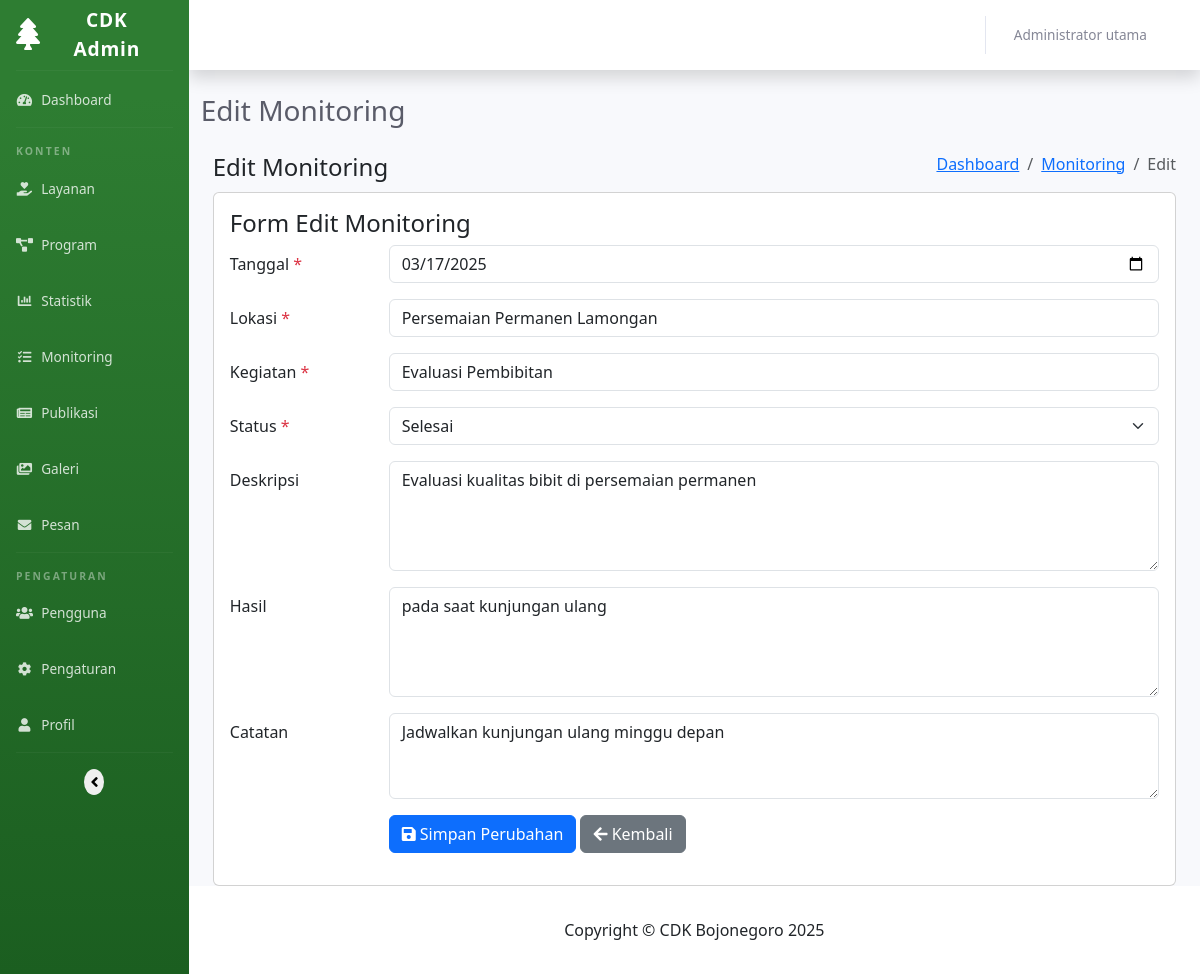
Screenshot of /admin/modules/monitoring/edit.php?id=3 (signed in) with the database file from the repository.
### tables this page shows
CREATE TABLE `users`  (
  `id` int(0) NOT NULL AUTO_INCREMENT,
  `username` varchar(50) NOT NULL,
  `password` varchar(255) NOT NULL,
  `name` varchar(100) NOT NULL,
  `email` varchar(100) NOT NULL,
  `role` enum('admin','editor') NOT NULL,
  `last_login` datetime(0) NULL DEFAULT NULL,
  `created_at` timestamp(0) NULL DEFAULT CURRENT_TIMESTAMP(0),
  `updated_at` timestamp(0) NULL DEFAULT CURRENT_TIMESTAMP(0) ON UPDATE CURRENT_TIMESTAMP(0),
  PRIMARY KEY (`id`) USING BTREE,
  UNIQUE INDEX `username`(`username`) USING BTREE
);

CREATE TABLE `monitoring`  (
  `id` int(0) NOT NULL AUTO_INCREMENT,
  `date` date NOT NULL,
  `location` varchar(255) NOT NULL,
  `activity` varchar(255) NOT NULL,
  `status` enum('pending','in_progress','completed','cancelled') NOT NULL DEFAULT 'pending',
  `description` text NULL,
  `result` text NULL,
  `notes` text NULL,
  `created_by` int(0) NULL DEFAULT NULL,
  `created_at` timestamp(0) NULL DEFAULT CURRENT_TIMESTAMP(0),
  `updated_at` timestamp(0) NULL DEFAULT CURRENT_TIMESTAMP(0) ON UPDATE CURRENT_TIMESTAMP(0),
  PRIMARY KEY (`id`) USING BTREE,
  INDEX `created_by`(`created_by`) USING BTREE,
  CONSTRAINT `monitoring_ibfk_1` FOREIGN KEY (`created_by`) REFERENCES `users` (`id`) ON DELETE SET NULL ON UPDATE RESTRICT
);

### includes/config.php (called while the page is built, shortened)
<?php
$site_config = [
    'base_url' => 'http://localhost:8000/website-cdk-3',
    'admin_url' => 'http://localhost:8000/website-cdk-3/admin',
    'upload_dir' => 'uploads',
    'debug_mode' => true
];

### admin/includes/auth.php (called while the page is built, shortened)
<?php
function getCurrentAdmin()
{
    global $pdo;
    try {
        $stmt = $pdo->prepare("SELECT * FROM users WHERE id = :id");
        $stmt->execute(['id' => $_SESSION['admin_id']]);
        return $stmt->fetch();
    } catch (PDOException $e) {
        error_log('Error getting current admin: ' . $e->getMessage());
        return null;
    }
}

### admin/modules/monitoring/edit.php (the view, shortened to what this page needs)
<?php
require_once BASE_PATH . '/includes/config.php';
require_once ADMIN_PATH . '/includes/auth.php';
$page_title = 'Edit Monitoring';
$id = (int) $_GET['id'];
try {
    $stmt = $pdo->prepare("SELECT * FROM monitoring WHERE id = ?");
    $stmt->execute([$id]);
    $monitoring = $stmt->fetch(PDO::FETCH_ASSOC);
} catch (PDOException $e) {
    $_SESSION['error_message'] = 'Error: ' . $e->getMessage();
    header('Location: index.php');
    exit;
}
$date = $monitoring['date'];
$location = $monitoring['location'];
$activity = $monitoring['activity'];
$status = $monitoring['status'];
$description = $monitoring['description'];
$result = $monitoring['result'];
$notes = $monitoring['notes'];
include_once ADMIN_PATH . '/includes/header.php';
?>
<div class="content-wrapper">
    <div class="container-fluid">
        <div class="row page-titles">
            <div class="col-md-5 align-self-center">
                <h4 class="text-themecolor">Edit Monitoring</h4>
            </div>
            <div class="col-md-7 align-self-center text-end">
                <div class="d-flex justify-content-end align-items-center">
                    <ol class="breadcrumb">
                        <li class="breadcrumb-item"><a
                                href="<?php echo $site_config['admin_url']; ?>/dashboard.php">Dashboard</a></li>
                        <li class="breadcrumb-item"><a href="index.php">Monitoring</a></li>
                        <li class="breadcrumb-item active">Edit</li>
                    </ol>
                </div>
            </div>
        </div>
        <div class="row">
            <div class="col-12">
                <div class="card">
                    <div class="card-body">
                        <h4 class="card-title">Form Edit Monitoring</h4>
                        <form method="post" action="" id="monitoringForm">
                            <div class="mb-3 row">
                                <label for="date" class="col-md-2 col-form-label">Tanggal <span
                                        class="text-danger">*</span></label>
                                <div class="col-md-10">
                                    <input type="date" class="form-control" id="date" name="date"
                                        value="<?php echo htmlspecialchars($date); ?>" required>
                                </div>
                            </div>
                            <div class="mb-3 row">
                                <label for="location" class="col-md-2 col-form-label">Lokasi <span
                                        class="text-danger">*</span></label>
                                <div class="col-md-10">
                                    <input type="text" class="form-control" id="location" name="location"
                                        value="<?php echo htmlspecialchars($location); ?>" required>
                                </div>
                            </div>
                            <div class="mb-3 row">
                                <label for="activity" class="col-md-2 col-form-label">Kegiatan <span
                                        class="text-danger">*</span></label>
                                <div class="col-md-10">
                                    <input type="text" class="form-control" id="activity" name="activity"
                                        value="<?php echo htmlspecialchars($activity); ?>" required>
                                </div>
                            </div>
                            <div class="mb-3 row">
                                <label for="status" class="col-md-2 col-form-label">Status <span
                                        class="text-danger">*</span></label>
                                <div class="col-md-10">
                                    <select class="form-select" id="status" name="status" required>
                                        <option value="completed" <?php echo ($status == 'completed') ? 'selected' : ''; ?>>Selesai</option>
                                    </select>
                                </div>
                            </div>
                            <div class="mb-3 row">
                                <label for="description" class="col-md-2 col-form-label">Deskripsi</label>
                                <div class="col-md-10">
                                    <textarea class="form-control" id="description" name="description"
                                        rows="4"><?php echo htmlspecialchars($description); ?></textarea>
                                </div>
                            </div>
                            <div class="mb-3 row">
                                <label for="result" class="col-md-2 col-form-label">Hasil</label>
                                <div class="col-md-10">
                                    <textarea class="form-control" id="result" name="result"
                                        rows="4"><?php echo htmlspecialchars($result); ?></textarea>
                                </div>
                            </div>
                            <div class="mb-3 row">
                                <label for="notes" class="col-md-2 col-form-label">Catatan</label>
                                <div class="col-md-10">
                                    <textarea class="form-control" id="notes" name="notes"
                                        rows="3"><?php echo htmlspecialchars($notes); ?></textarea>
                                </div>
                            </div>
                            <div class="mb-3 row">
                                <div class="col-md-10 offset-md-2">
                                    <button type="submit" class="btn btn-primary">
                                        <i class="fas fa-save"></i> Simpan Perubahan
                                    </button>
                                    <a href="index.php" class="btn btn-secondary">
                                        <i class="fas fa-arrow-left"></i> Kembali
                                    </a>
                                </div>
                            </div>
                        </form>
                    </div>
                </div>
            </div>
        </div>
    </div>
</div>
</div>
<?php
include_once ADMIN_PATH . '/includes/footer.php';
?>

### admin/includes/header.php (shortened to what this page needs)
<?php
$current_admin = getCurrentAdmin();
$current_page = basename($_SERVER['PHP_SELF'], '.php');
?>
<!DOCTYPE html>
<html lang="id">
<head>
    <link href="https://cdn.jsdelivr.net/npm/bootstrap@5.3.0-alpha1/dist/css/bootstrap.min.css" rel="stylesheet">
    <link href="https://cdnjs.cloudflare.com/ajax/libs/font-awesome/6.0.0/css/all.min.css" rel="stylesheet">
    <link rel="stylesheet" href="https://cdnjs.cloudflare.com/ajax/libs/font-awesome/5.15.4/css/all.min.css">
    <link href="<?php echo $site_config['admin_url']; ?>/assets/css/admin.css" rel="stylesheet">
    <link href="https://cdn.jsdelivr.net/npm/remixicon@2.5.0/fonts/remixicon.css" rel="stylesheet">
    <link href="https://cdn.jsdelivr.net/npm/summernote@0.8.18/dist/summernote-bs5.min.css" rel="stylesheet">
</head>
<body id="page-top">
    <div id="wrapper">
        <ul class="navbar-nav bg-gradient-primary sidebar sidebar-dark accordion" id="accordionSidebar">
            <a class="sidebar-brand d-flex align-items-center justify-content-center"
                href="<?php echo $site_config['admin_url']; ?>/dashboard.php">
                <div class="sidebar-brand-icon">
                    <i class="fas fa-tree"></i>
                </div>
                <div class="sidebar-brand-text mx-3">CDK Admin</div>
            </a>
            <hr class="sidebar-divider my-0">
            <li
                class="nav-item <?php echo ($current_page === 'dashboard' || $current_page === 'index') ? 'active' : ''; ?>">
                <a class="nav-link" href="<?php echo $site_config['admin_url']; ?>/dashboard.php">
                    <i class="fas fa-fw fa-tachometer-alt"></i>
                    <span>Dashboard</span>
                </a>
            </li>
            <hr class="sidebar-divider">
            <div class="sidebar-heading">
                Konten
            </div>
            <li class="nav-item <?php echo (strpos($current_page, 'layanan') !== false) ? 'active' : ''; ?>">
                <a class="nav-link" href="<?php echo $site_config['admin_url']; ?>/modules/layanan/index.php">
                    <i class="fas fa-fw fa-hand-holding-heart"></i>
                    <span>Layanan</span>
                </a>
            </li>
            <li class="nav-item <?php echo (strpos($current_page, 'program') !== false) ? 'active' : ''; ?>">
                <a class="nav-link" href="<?php echo $site_config['admin_url']; ?>/modules/program/index.php">
                    <i class="fas fa-fw fa-project-diagram"></i>
                    <span>Program</span>
                </a>
            </li>
            <li class="nav-item <?php echo (strpos($current_page, 'statistik') !== false) ? 'active' : ''; ?>">
                <a class="nav-link" href="<?php echo $site_config['admin_url']; ?>/modules/statistik/index.php">
                    <i class="fas fa-fw fa-chart-bar"></i>
                    <span>Statistik</span>
                </a>
            </li>
            <li class="nav-item <?php echo (strpos($current_page, 'monitoring') !== false) ? 'active' : ''; ?>">
                <a class="nav-link" href="<?php echo $site_config['admin_url']; ?>/modules/monitoring/index.php">
                    <i class="fas fa-fw fa-tasks"></i>
                    <span>Monitoring</span>
                </a>
            </li>
            <li class="nav-item <?php echo (strpos($current_page, 'publikasi') !== false) ? 'active' : ''; ?>">
                <a class="nav-link" href="<?php echo $site_config['admin_url']; ?>/modules/publikasi/index.php">
                    <i class="fas fa-fw fa-newspaper"></i>
                    <span>Publikasi</span>
                </a>
            </li>
            <li class="nav-item <?php echo (strpos($current_page, 'galeri') !== false) ? 'active' : ''; ?>">
                <a class="nav-link" href="<?php echo $site_config['admin_url']; ?>/modules/galeri/index.php">
                    <i class="fas fa-fw fa-images"></i>
                    <span>Galeri</span>
                </a>
            </li>
            <li class="nav-item <?php echo (strpos($current_page, 'pesan') !== false) ? 'active' : ''; ?>">
                <a class="nav-link" href="<?php echo $site_config['admin_url']; ?>/modules/pesan/index.php">
                    <i class="fas fa-fw fa-envelope"></i>
                    <span>Pesan</span>
                </a>
            </li>
            <hr class="sidebar-divider">
            <div class="sidebar-heading">
                Pengaturan
            </div>
            <?php if (isset($_SESSION['admin_role']) && $_SESSION['admin_role'] === 'admin'): ?>
                <li class="nav-item <?php echo (strpos($current_page, 'users') !== false) ? 'active' : ''; ?>">
                    <a class="nav-link" href="<?php echo $site_config['admin_url']; ?>/modules/users/index.php">
                        <i class="fas fa-fw fa-users"></i>
                        <span>Pengguna</span>
                    </a>
                </li>
            <?php endif; ?>
            <li class="nav-item <?php echo ($current_page === 'settings') ? 'active' : ''; ?>">
                <a class="nav-link" href="<?php echo $site_config['admin_url']; ?>/settings.php">
                    <i class="fas fa-fw fa-cog"></i>
                    <span>Pengaturan</span>
                </a>
            </li>
            <li class="nav-item <?php echo ($current_page === 'profile') ? 'active' : ''; ?>">
                <a class="nav-link" href="<?php echo $site_config['admin_url']; ?>/profile.php">
                    <i class="fas fa-fw fa-user"></i>
                    <span>Profil</span>
                </a>
            </li>
            <hr class="sidebar-divider d-none d-md-block">
            <div class="text-center d-none d-md-inline">
                <button class="rounded-circle border-0" id="sidebarToggle">
                    <i class="fas fa-angle-left"></i>
                </button>
            </div>
        </ul>
        <div id="content-wrapper" class="d-flex flex-column">
            <div id="content">
                <nav class="navbar navbar-expand navbar-light bg-white topbar mb-4 static-top shadow">
                    <ul class="navbar-nav ms-auto">
                        <li class="nav-item dropdown no-arrow">
                            <a class="nav-link dropdown-toggle" href="#" id="userDropdown" role="button"
                                data-bs-toggle="dropdown" aria-haspopup="true" aria-expanded="false">
                                <span class="me-2 d-none d-lg-inline text-gray-600 small">
                                    <?php echo htmlspecialchars($current_admin['name'] ?? 'Admin'); ?>
                                </span>
                                <i class="fas fa-user-circle fa-fw"></i>
                            </a>
                        </li>
                    </ul>
                </nav>
                <div class="container-fluid">
                    <div class="d-sm-flex align-items-center justify-content-between mb-4">
                        <h1 class="h3 mb-0 text-gray-800"><?php echo $page_title ?? 'Dashboard'; ?></h1>
                    </div>

### rows the page displays
users: name "Administrator utama"
monitoring: date "03/17/2025", location "Persemaian Permanen Lamongan", activity "Evaluasi Pembibitan", status "Selesai", description "Evaluasi kualitas bibit di persemaian permanen", result "pada saat kunjungan ulang", notes "Jadwalkan kunjungan ulang minggu depan"

### other values shown
$page_title "Edit Monitoring"
